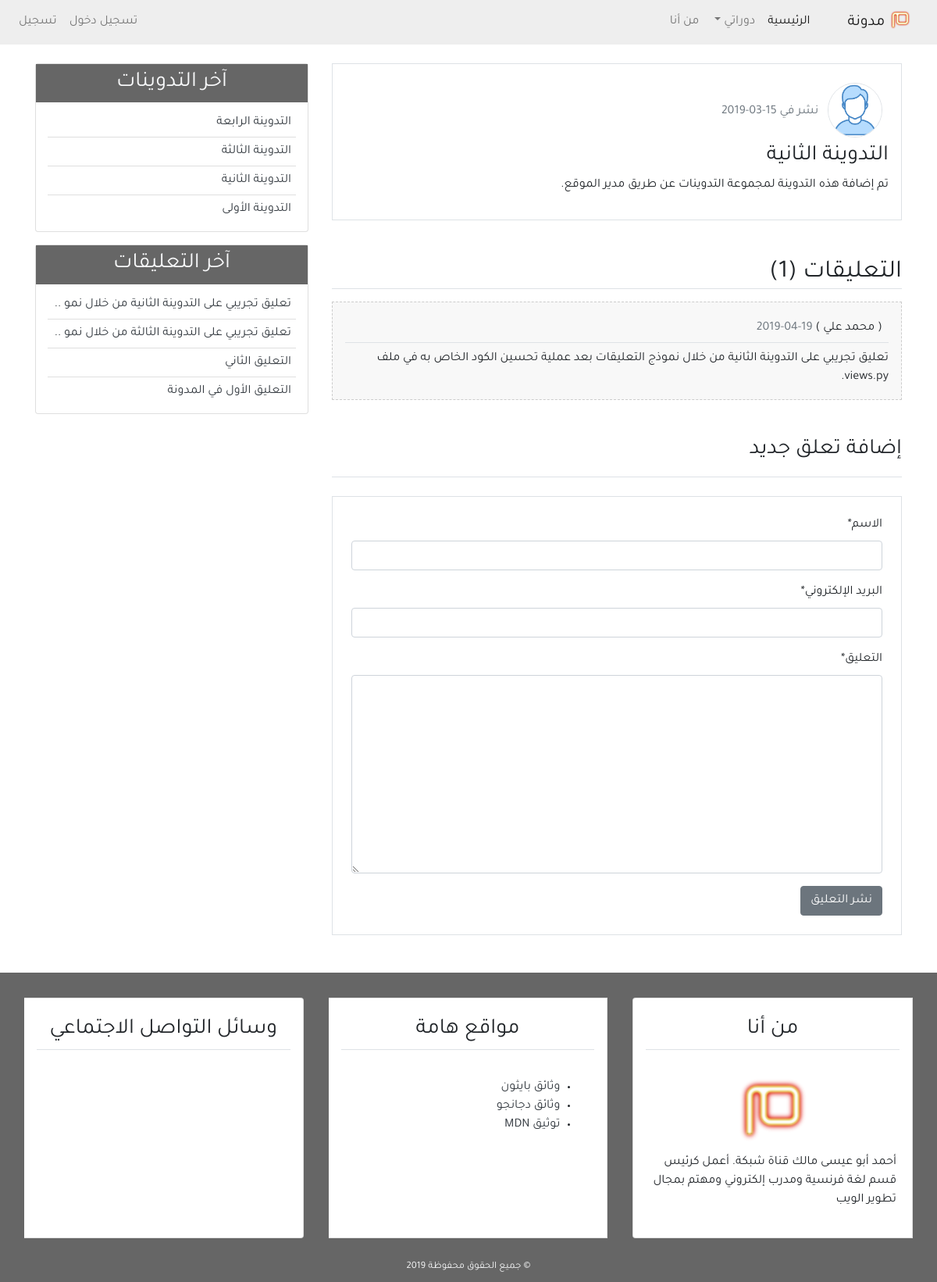
The page /detail/2/ on the database its author committed.
### blog/models.py (models this page shows, shortened)
class Post(models.Model):
    title = models.CharField(max_length=100)
    content = models.TextField()
    post_date = models.DateTimeField(default=timezone.now)
    post_update = models.DateTimeField(auto_now=True)
    author = models.ForeignKey(User, on_delete=models.CASCADE)
    def __str__(self):
        return self.title
    class Meta:
        ordering = ('-post_date', )

class Comment(models.Model):
    name = models.CharField(max_length=50, verbose_name='الاسم')
    email = models.EmailField(verbose_name='البريد الإلكتروني')
    body = models.TextField(verbose_name='التعليق')
    comment_date = models.DateTimeField(auto_now_add=True)
    active = models.BooleanField(default=False)
    post = models.ForeignKey(
        Post, on_delete=models.CASCADE, related_name='comments')
    class Meta:
        ordering = ('-comment_date',)

### blog/views.py (the view)
# urls.py: path('detail/<int:post_id>/', views.post_detail, name='detail'),
def post_detail(request, post_id):
    post = get_object_or_404(Post, pk=post_id)
    comments = post.comments.filter(active=True)
    if request.method == 'POST':
        comment_form = NewComment(data=request.POST)
        if comment_form.is_valid():
            new_comment = comment_form.save(commit=False)
            new_comment.post = post
            new_comment.save()
            comment_form = NewComment()
    else:
        comment_form = NewComment()
    context = {
        'title': post,
        'post': post,
        'comments': comments,
        'comment_form': comment_form,
    }
    return render(request, 'blog/detail.html', context)

### blog/forms.py
class NewComment(forms.ModelForm):
    class Meta:
        model = Comment
        fields = ('name', 'email', 'body')

### blog/templatetags/post_tag.py (called while the page is built)
@register.inclusion_tag('blog/latest_posts.html')
def latest_posts():
    context = {
        'l_posts': Post.objects.all()[0:5],
    }
    return context

@register.inclusion_tag('blog/latest_comments.html')
def latest_comments():
    context = {
        'l_comments': Comment.objects.filter(active=True)[:5],
    }
    return context

### blog/templates/blog/detail.html (shortened to what this page needs)
{% extends 'blog/base.html' %}
{% block content %}
{% load crispy_forms_tags %}
<div class="border p-3 mb-3">
    <img class="img-fluid rounded-circle border m-2" width="70px"
        alt="صورة الناشر">
    <span class="text-secondary">نشر في {{post.post_date|date:'d-m-Y'}}</span>
    <h3>{{post.title}}</h3>
    <p>{{post.content}}</p>
</div>
<h2 class="border-bottom mt-5 mb-3">التعليقات ({{comments.count}})</h2>
{% for comment in comments %}
<ul class="p-3 comment">
    <h6 class="border-bottom p-2">( {{comment.name}} ) <span
            class="text-secondary">{{comment.comment_date|date:'d-m-Y'}}</span></h6>
    {{comment.body}}
</ul>
{% empty %}
<h6 class="text-center p-4 mb-3 comment">لا يوجد تعليقات</h6>
{% endfor %}
<h3 class="border-bottom pb-3 mb-3 mt-5">إضافة تعلق جديد</h3>
<div class="border p-4 mb-5 mt-4">
    <form method="POST">
        {{comment_form|crispy}}
        <input class="btn btn-secondary" type="submit" value="نشر التعليق">
    </form>
</div>
{% endblock content %}

### blog/templates/blog/latest_posts.html
<ul class="list-group-flush latest-post">
    {% for post in l_posts %}
    <li class="list-group-item latest-post-item">
        <a class="text-dark" href="{% url 'detail' post.id %}">{{post.title}}</a>
    </li>
    {% endfor %}
</ul>

### blog/templates/blog/latest_comments.html
<ul class="list-group-flush latest-comment">
    {% for comment in l_comments %}
    <li class="list-group-item latest-comment-item">
        <a class="text-dark" href="{% url 'detail' comment.post.id %}">
            {% if comment.body|length > 40 %}
            {{comment.body|slice:'45'}} ..
            {% else %}
            {{comment.body}}
            {% endif %}
        </a>
    </li>
    {% empty %}
    <li class="list-group-item latest-comment-item">لا يوجد تعليقات</li>
    {% endfor %}
</ul>

### blog/static/blog/css/main.css (style rules this page uses)
html, body { direction: rtl; text-align: right; }
body { font-family: 'Tajawal', sans-serif; }
.latest-post, .latest-comment { padding: 0 15px; }
.latest-post .latest-post-item, .latest-comment .latest-comment-item { padding: 6px; }
.latest-post li:first-child, .latest-comment li:first-child { border-top: 0; }
.latest-post li:last-child, .latest-comment li:last-child { border-bottom: 0; padding-bottom: 0; }
.comment { background-color: #f8f8f8; border: 1px dashed #CCC; }

### rows shown on the page
Post: post_date "15-03-2019", title "التدوينة الثانية", content "تم إضافة هذه التدوينة لمجموعة التدوينات عن طريق مدير الموقع."
Comment: name "محمد علي", comment_date "19-04-2019", body "تعليق تجريبي على التدوينة الثانية من خلال نموذج التعليقات بعد عملية تحسين الكود الخاص به في ملف views.py.", body "تعليق تجريبي على التدوينة الثانية من خلال نمو"
Post: title "التدوينة الرابعة"
Post: title "التدوينة الثالثة"
Post: title "التدوينة الأولى"
Comment: body "تعليق تجريبي على التدوينة الثالثة من خلال نمو"
Comment: body "التعليق الثاني"
Comment: body "التعليق الأول في المدونة"

### other values the page prints
{{ comments.count }} "1"
